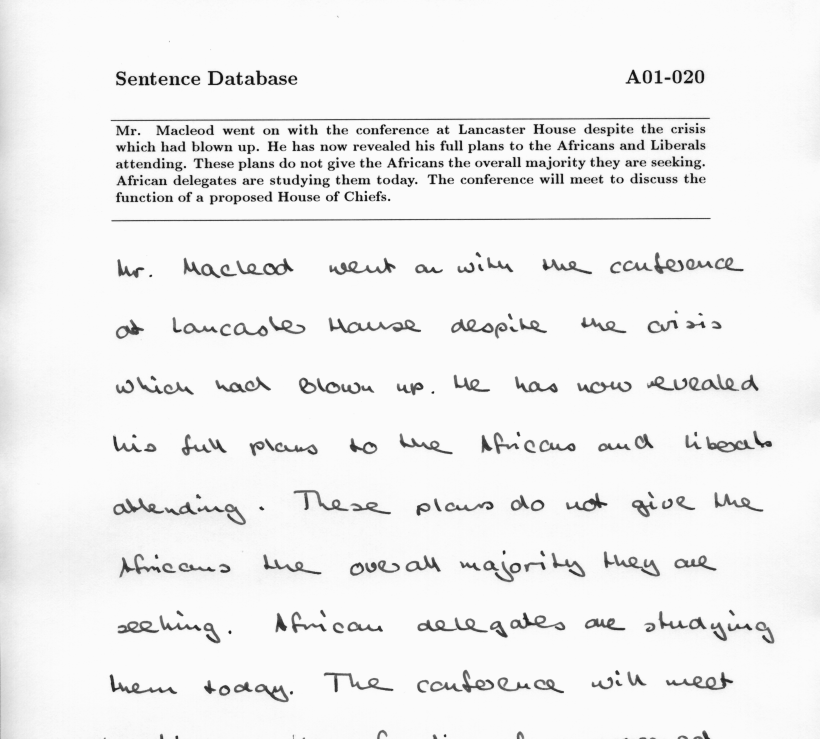
#> input picture docker/code/input.png, 2459 x 2215 px (shown at 1/3 size); its folder holds only this picture in this run
$ python -i segment_words.py   (imports and definitions only)   (older library calls are emulated)
#> lines starting #> are read from the running program, lines starting #| are printed output that depends on the picture; after the words box and inside, x2 and y2 are one past the last pixel; in counts of white or black regions, pixels touching at a corner belong together
#> further down, picture is the input picture: shape (2215, 2459, 3); min 17, max 251, mean 240.5
'''
This file contains code for extracting words and saving them as binary image from IAM forms by
using the provided ground truth XML files
author: Nicolas Dutly
'''


import os

import numpy as np
import skimage.io as io
import xmltodict
from pyexpat import ExpatError
from tqdm import tqdm

from img_utils import *

XML_DATA_PATH = 'xml/'
IM_DATA_PATH = 'forms/'

IM_OUT_PATH = 'words-printed-bin/'

import string
import random
def id_generator(size=10, chars=string.ascii_uppercase + string.digits + string.ascii_lowercase):
    return ''.join(random.choice(chars) for _ in range(size))


def preprocess(image):
    cv_image = cv2.cvtColor(img_as_ubyte(image), cv2.COLOR_RGB2GRAY)
    rect_kernel = cv2.getStructuringElement(cv2.MORPH_RECT, (4, 2))
    dilation = cv2.dilate(cv_image, rect_kernel, iterations=3)
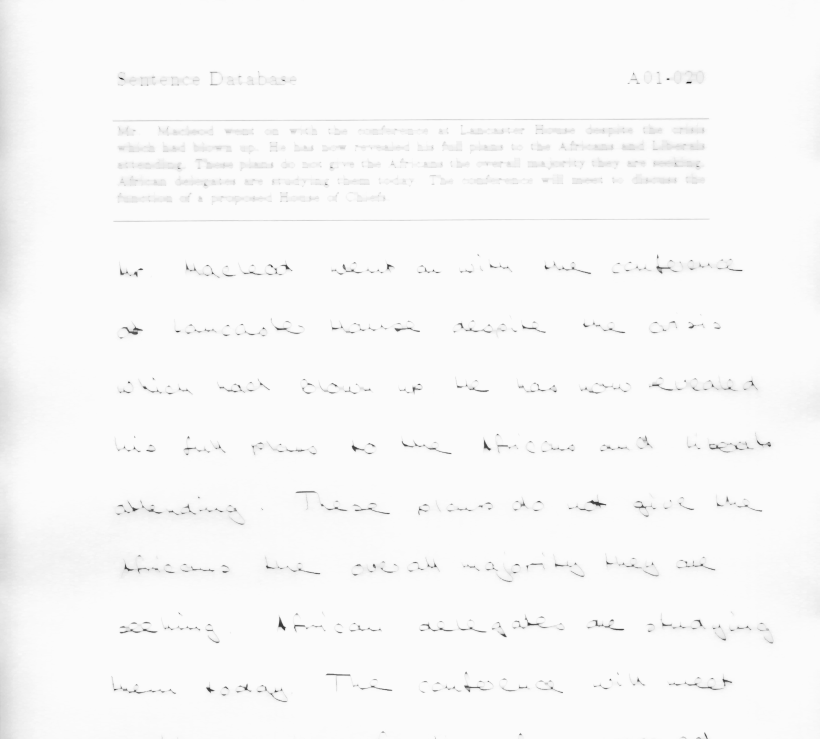
#> dilation: shape (2215, 2459) (shown at 1/3 size); min 22, max 251, mean 248.6
    _, contours, _ = cv2.findContours(dilation, cv2.RETR_EXTERNAL, cv2.CHAIN_APPROX_NONE)
#> contours = 1 contour; box (x1, y1, x2, y2) and area: (0, 0, 2459, 2215) 5442012
    rectangles = []
    mask = np.zeros(cv_image.shape, np.uint8)
    cv2.drawContours(mask, contours, -1, 255)
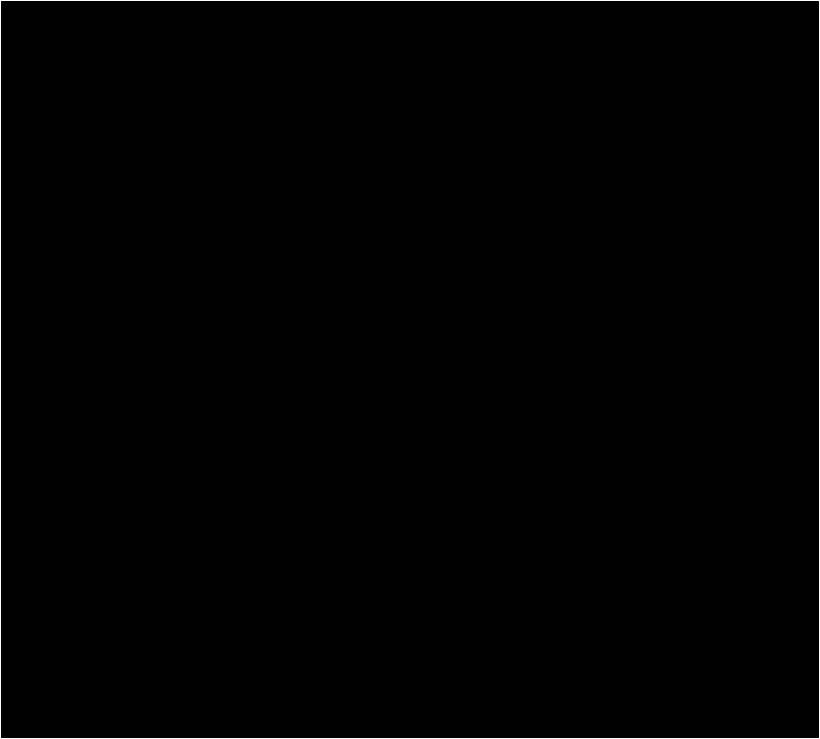
#> mask: shape (2215, 2459) (shown at 1/3 size); 0.17% white in thin lines or dots
    for c in contours:
        x, y, w, h = cv2.boundingRect(c)
        rectangles.append([x, y, w, h])
#> this loop made 1 pass
#> after the loop, rectangles = [[0, 0, 2459, 2215]]

    grouped_rectangles, _ = cv2.groupRectangles(rectangles, 0)
#> grouped_rectangles = [[0, 0, 2459, 2215]]

    w_tresh = 0.3 * grouped_rectangles.T[2].mean()
#> w_tresh = 737.7
    h_tresh = 0.3 * grouped_rectangles.T[3].mean()
#> h_tresh = 664.5

    grouped_rectangles = grouped_rectangles[grouped_rectangles.T[2] > w_tresh, :]
    grouped_rectangles = grouped_rectangles[grouped_rectangles.T[3] > h_tresh, :]

    grouped_rectangles = grouped_rectangles[grouped_rectangles.T[2] < grouped_rectangles.T[2].max() - 20, :]
#> grouped_rectangles = empty array

    for i,(x,y,w,h) in enumerate(grouped_rectangles):
        cv2.imwrite(IM_OUT_PATH + id_generator() + '.png',cv_image[y:y+h,x:x+w])
#> this loop made 0 passes


def xml2segmentation(image, ground_truth, name):
    """
    Takes an image file and groundtruth file from the RIMES dataset
    and outputs an RGB image with pixel-wise labels:
    R : printed
    G : handwritten
    B : Background / noise
    :param name: output name (without extension)
    :param img: input image file name
    :param xml: input xml file name
    :return: pixel-wise annotated image
    """
    orgim = np.copy(image)
    image = gray2rgb(getbinim(image))

    mask = image
    try:
        doc = xmltodict.parse(ground_truth.read())
    except ExpatError:
        print('XML file malformated: ' + name + '.xml' + ' skipping..')
        return

    x_lo = 100
    x_up = image.shape[1] - 100

    y_lo = 328
    y_up = int(doc['form']['handwritten-part']['line'][0]['@asy'])

    printed_part = image[y_lo:y_up,x_lo:x_up]

    preprocess(printed_part)


# [12 lines not run here, left out]

>>> import cv2
>>> picture = cv2.cvtColor(cv2.imread('../docker/code/input.png'), cv2.COLOR_BGR2RGB)
>>> result = preprocess(picture)
